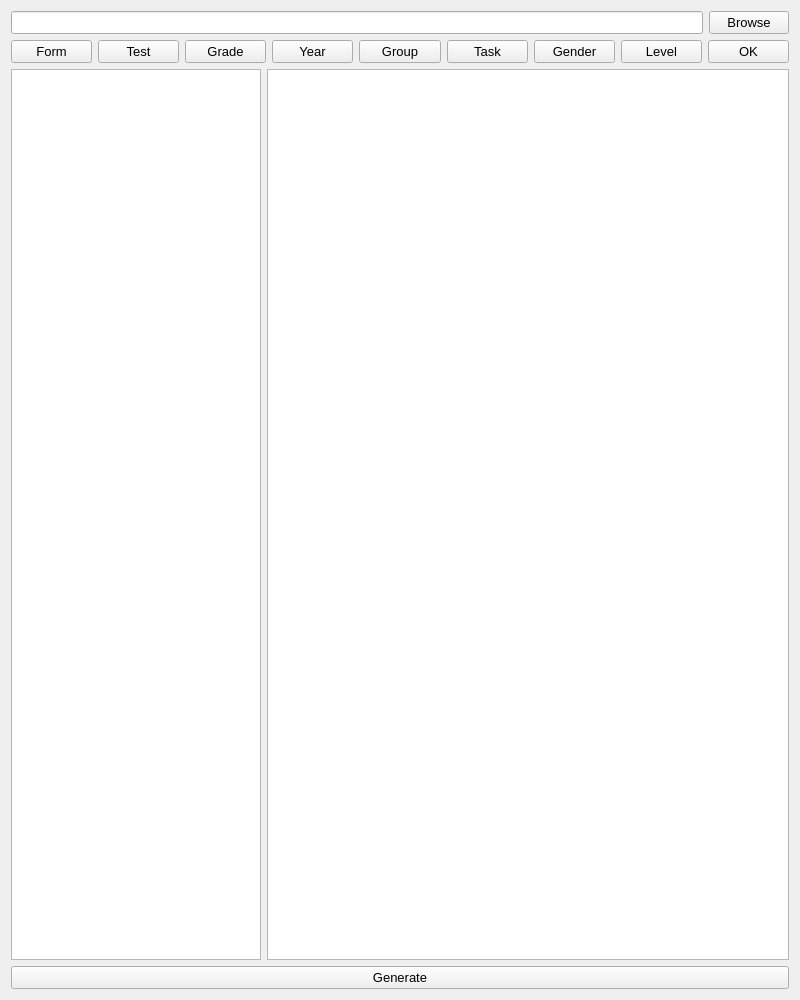
<?xml version="1.0" encoding="UTF-8"?>
<ui version="4.0">
 <class>MainWindow</class>
 <widget class="QMainWindow" name="MainWindow">
  <property name="geometry">
   <rect>
    <x>0</x>
    <y>0</y>
    <width>800</width>
    <height>1000</height>
   </rect>
  </property>
  <property name="font">
   <font>
    <family>Segoe UI</family>
    <pointsize>10</pointsize>
   </font>
  </property>
  <property name="windowTitle">
   <string>Corpus</string>
  </property>
  <widget class="QWidget" name="centralWidget">
   <layout class="QVBoxLayout" name="verticalLayout">
    <item>
     <layout class="QHBoxLayout" name="horizontalLayout">
      <item>
       <widget class="QLineEdit" name="dir_path"/>
      </item>
      <item>
       <widget class="QPushButton" name="pushButton">
        <property name="text">
         <string>Browse</string>
        </property>
       </widget>
      </item>
     </layout>
    </item>
    <item>
     <layout class="QVBoxLayout" name="verticalLayout_2">
      <item>
       <layout class="QHBoxLayout" name="horizontalLayout_2">
        <item>
         <widget class="QPushButton" name="form">
          <property name="text">
           <string>Form</string>
          </property>
         </widget>
        </item>
        <item>
         <widget class="QPushButton" name="test">
          <property name="text">
           <string>Test</string>
          </property>
         </widget>
        </item>
        <item>
         <widget class="QPushButton" name="grade">
          <property name="text">
           <string>Grade</string>
          </property>
         </widget>
        </item>
        <item>
         <widget class="QPushButton" name="year">
          <property name="text">
           <string>Year</string>
          </property>
         </widget>
        </item>
        <item>
         <widget class="QPushButton" name="group">
          <property name="text">
           <string>Group</string>
          </property>
         </widget>
        </item>
        <item>
         <widget class="QPushButton" name="task">
          <property name="text">
           <string>Task</string>
          </property>
         </widget>
        </item>
        <item>
         <widget class="QPushButton" name="gender">
          <property name="text">
           <string>Gender</string>
          </property>
         </widget>
        </item>
        <item>
         <widget class="QPushButton" name="level">
          <property name="text">
           <string>Level</string>
          </property>
         </widget>
        </item>
        <item>
         <widget class="QPushButton" name="ok">
          <property name="text">
           <string>OK</string>
          </property>
         </widget>
        </item>
       </layout>
      </item>
     </layout>
    </item>
    <item>
     <layout class="QHBoxLayout" name="horizontalLayout_5"/>
    </item>
    <item>
     <layout class="QHBoxLayout" name="horizontalLayout_4">
      <item>
       <widget class="QListWidget" name="alternatives">
        <property name="sizePolicy">
         <sizepolicy hsizetype="Expanding" vsizetype="Minimum">
          <horstretch>0</horstretch>
          <verstretch>0</verstretch>
         </sizepolicy>
        </property>
        <property name="maximumSize">
         <size>
          <width>250</width>
          <height>16777215</height>
         </size>
        </property>
        <property name="font">
         <font>
          <family>Segoe UI</family>
          <pointsize>10</pointsize>
          <italic>false</italic>
         </font>
        </property>
       </widget>
      </item>
      <item>
       <widget class="QTextBrowser" name="results">
        <property name="font">
         <font>
          <family>Segoe UI</family>
          <pointsize>11</pointsize>
         </font>
        </property>
        <property name="html">
         <string>&lt;!DOCTYPE HTML PUBLIC &quot;-//W3C//DTD HTML 4.0//EN&quot; &quot;http://www.w3.org/TR/REC-html40/strict.dtd&quot;&gt;
&lt;html&gt;&lt;head&gt;&lt;meta name=&quot;qrichtext&quot; content=&quot;1&quot; /&gt;&lt;style type=&quot;text/css&quot;&gt;
p, li { white-space: pre-wrap; }
&lt;/style&gt;&lt;/head&gt;&lt;body style=&quot; font-family:'Segoe UI'; font-size:11pt; font-weight:400; font-style:normal;&quot;&gt;
&lt;p align=&quot;justify&quot; style=&quot;-qt-paragraph-type:empty; margin-top:0px; margin-bottom:0px; margin-left:0px; margin-right:0px; -qt-block-indent:0; text-indent:0px; font-size:16pt;&quot;&gt;&lt;br /&gt;&lt;/p&gt;&lt;/body&gt;&lt;/html&gt;</string>
        </property>
       </widget>
      </item>
     </layout>
    </item>
    <item>
     <widget class="QPushButton" name="generate">
      <property name="text">
       <string>Generate</string>
      </property>
     </widget>
    </item>
   </layout>
  </widget>
 </widget>
 <layoutdefault spacing="6" margin="11"/>
 <resources/>
 <connections/>
</ui>
